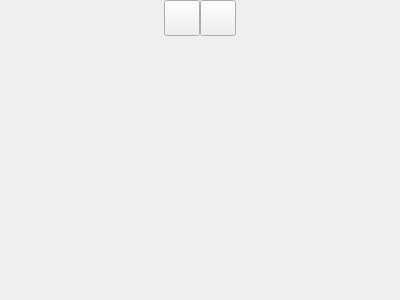
<?xml version="1.0" encoding="UTF-8"?>
<ui version="4.0">
 <class>Form</class>
 <widget class="QWidget" name="Form">
  <property name="geometry">
   <rect>
    <x>0</x>
    <y>0</y>
    <width>400</width>
    <height>300</height>
   </rect>
  </property>
  <property name="windowTitle">
   <string>Form</string>
  </property>
  <layout class="QHBoxLayout" name="horizontalLayout">
   <property name="spacing">
    <number>0</number>
   </property>
   <property name="leftMargin">
    <number>0</number>
   </property>
   <property name="topMargin">
    <number>0</number>
   </property>
   <property name="rightMargin">
    <number>0</number>
   </property>
   <property name="bottomMargin">
    <number>0</number>
   </property>
   <item>
    <layout class="QHBoxLayout" name="horizontalLayout_3">
     <item>
      <spacer name="horizontalSpacer">
       <property name="orientation">
        <enum>Qt::Horizontal</enum>
       </property>
       <property name="sizeHint" stdset="0">
        <size>
         <width>40</width>
         <height>20</height>
        </size>
       </property>
      </spacer>
     </item>
     <item alignment="Qt::AlignTop">
      <widget class="QWidget" name="widget_2" native="true">
       <layout class="QHBoxLayout" name="horizontalLayout_4">
        <property name="spacing">
         <number>0</number>
        </property>
        <property name="leftMargin">
         <number>0</number>
        </property>
        <property name="topMargin">
         <number>0</number>
        </property>
        <property name="rightMargin">
         <number>0</number>
        </property>
        <property name="bottomMargin">
         <number>0</number>
        </property>
        <item>
         <widget class="QPushButton" name="pushButton">
          <property name="minimumSize">
           <size>
            <width>36</width>
            <height>36</height>
           </size>
          </property>
          <property name="maximumSize">
           <size>
            <width>36</width>
            <height>36</height>
           </size>
          </property>
          <property name="cursor">
           <cursorShape>PointingHandCursor</cursorShape>
          </property>
          <property name="toolTip">
           <string>Sửa</string>
          </property>
          <property name="text">
           <string/>
          </property>
          <property name="icon">
           <iconset resource="../resource.qrc">
            <normaloff>:/icon/resources/icon/pen.svg</normaloff>:/icon/resources/icon/pen.svg</iconset>
          </property>
          <property name="iconSize">
           <size>
            <width>24</width>
            <height>24</height>
           </size>
          </property>
         </widget>
        </item>
        <item>
         <widget class="QPushButton" name="pushButton_2">
          <property name="minimumSize">
           <size>
            <width>36</width>
            <height>36</height>
           </size>
          </property>
          <property name="maximumSize">
           <size>
            <width>36</width>
            <height>36</height>
           </size>
          </property>
          <property name="cursor">
           <cursorShape>PointingHandCursor</cursorShape>
          </property>
          <property name="toolTip">
           <string>Xóa</string>
          </property>
          <property name="text">
           <string/>
          </property>
          <property name="icon">
           <iconset resource="../resource.qrc">
            <normaloff>:/icon/resources/icon/red-delete-10433.svg</normaloff>:/icon/resources/icon/red-delete-10433.svg</iconset>
          </property>
          <property name="iconSize">
           <size>
            <width>24</width>
            <height>24</height>
           </size>
          </property>
         </widget>
        </item>
       </layout>
      </widget>
     </item>
     <item>
      <spacer name="horizontalSpacer_2">
       <property name="orientation">
        <enum>Qt::Horizontal</enum>
       </property>
       <property name="sizeHint" stdset="0">
        <size>
         <width>40</width>
         <height>20</height>
        </size>
       </property>
      </spacer>
     </item>
    </layout>
   </item>
  </layout>
 </widget>
 <resources>
  <include location="../resource.qrc"/>
 </resources>
 <connections/>
</ui>
